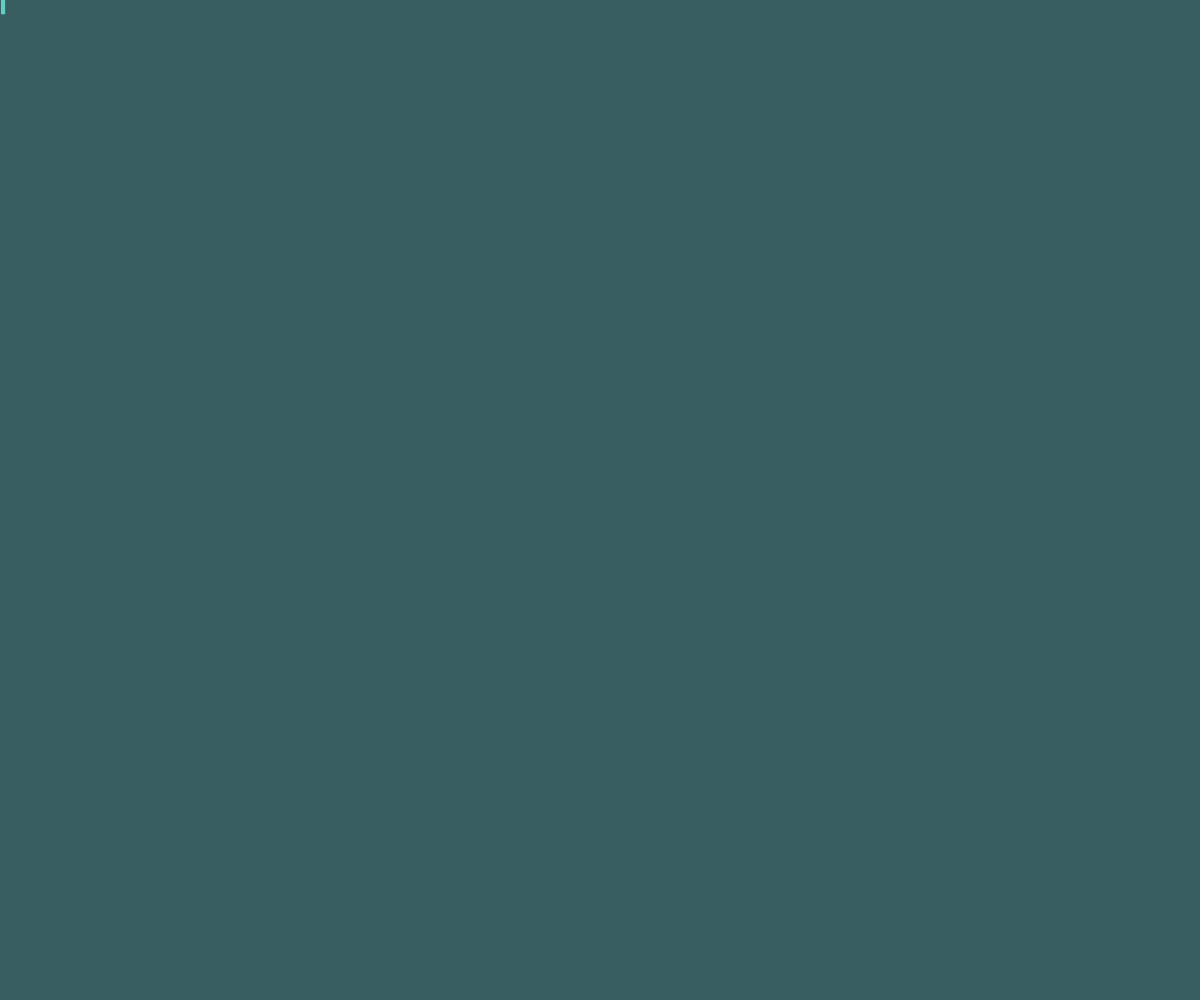
Frame 1 (no input)
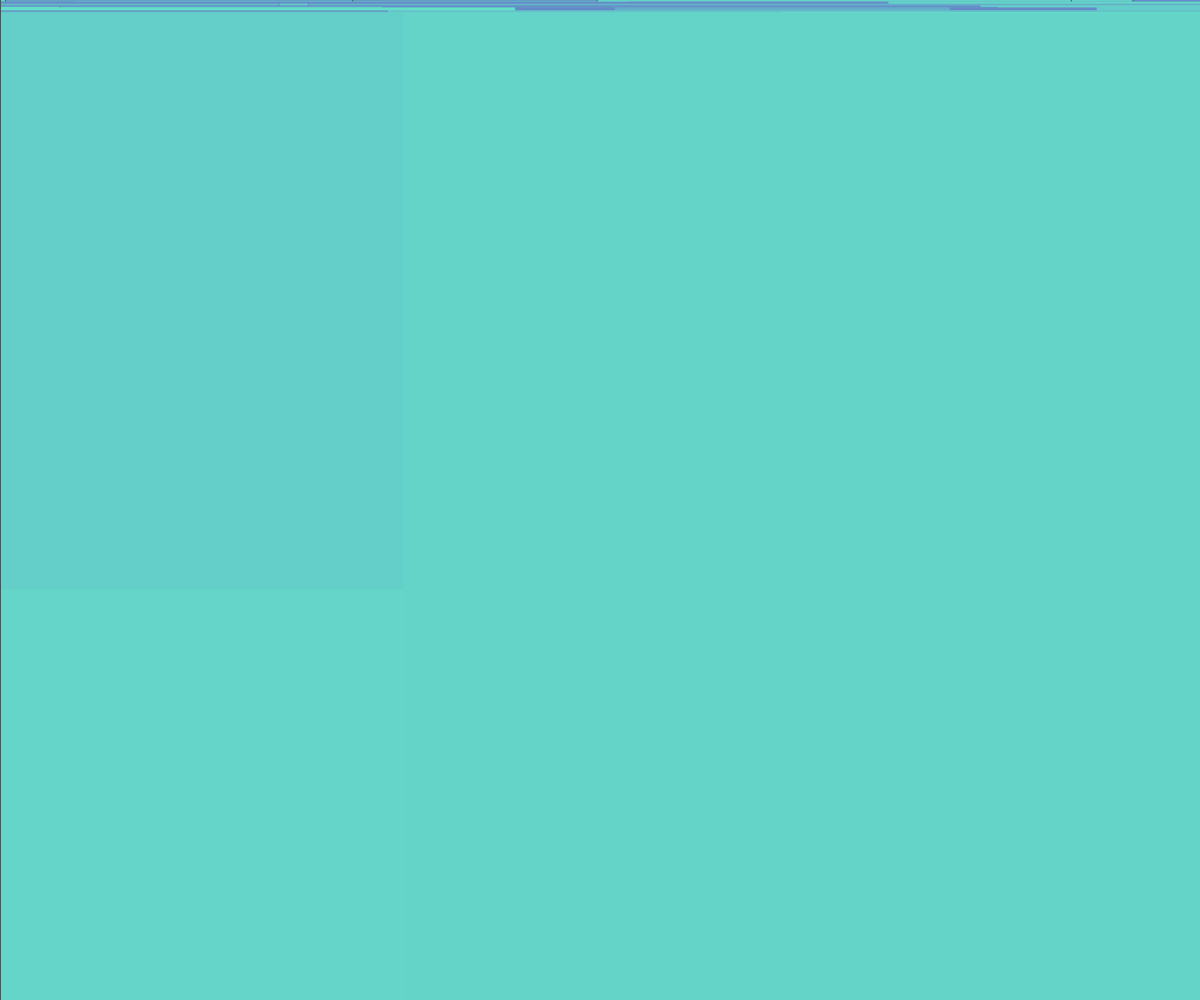
Frame 60 (no input)
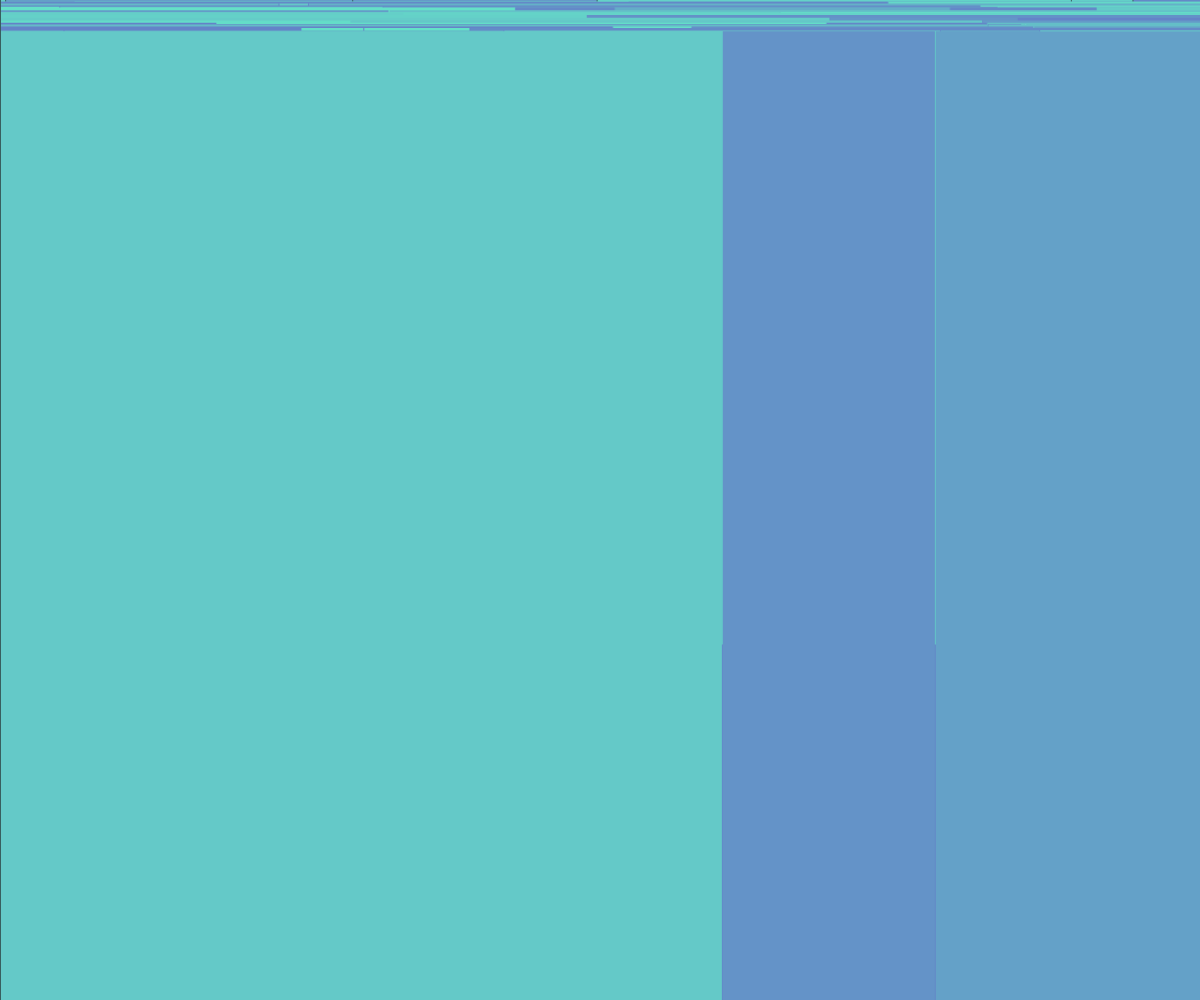
Frame 120 (the mouse pressed at the canvas centre since frame 60)

The p5.js sketch that drew these frames (run headless with seeded random() and noise() and a simulated clock; from frame 60 on, the mouse is pressed at the canvas centre):

// p5.js sketch
// ── sketch.js
function setup() {
  // put setup code here
  createCanvas(windowWidth, windowHeight);
  background(56, 94, 95);

  delay = 1;

  horizon = delay;
  vertical = 0;

  verSize = random(20);
  horSize = random(20);

  x = 0;
}

function draw() {
  noStroke();

  fill(100, random(100)+130, 200);
  rect( horizon,
        vertical,
        horSize, 
        verSize);
  
    //vertical = vertical + verSize;
    horizon = horizon + horSize;

    //verSize = random(5);
    horSize = random(1000);

    if (x > 5) {
  
      vertical = vertical + random(3);
      verSize = random(1) ;
      horizon = 0;
      x = 0;
    }

    verSize = random(1500);


  x++;
  horizon++;

  print(horSize);
}

// ── sketch_blue.js
function setup() {
  // put setup code here
  createCanvas(windowWidth, windowHeight);
  //background(56, 94, 95);

  delay = 0;

  horizon = delay;
  verticalPos = 0;

  verSize = 100;
  horSize = 100;

  x = 0;
  time = 0;
}

function draw() {
  noStroke();

  fill(200, random(100)+100, random(150));

  randomNum = round(random(2));

  switch (randomNum) {
    case 0:
      //rect( mouseX-100, mouseY-100, horSize, verSize);
    case 1:
    
      drawCircle(100, 0, 200);
      drawCircle(100, 50, 50);
      drawCircle(50, 150, 100);


      //triangle(mouseX, mouseY, mouseY, mouseX, mouseY, mouseY);
      //triangle(mouseX, mouseY, mouseX-100, mouseY+200, mouseX+100, mouseY+200);
    case 2:
      //triangle(mouseX, mouseY, mouseX, mouseX, mouseY, mouseY);
      //circle( mouseX+100, mouseY, horSize);
     // triangle(mouseX, mouseY, mouseX-sin(time)*50, mouseY+sin(time)*100, mouseX+sin(time)*50, mouseY+sin(time)*100);

  }

  time++;
}

function drawCircle(posX, posY, size) {

  
  fill(200, random(100)+100, random(150));
  circle( mouseX-posX, mouseY-posY, size);
  fill(200, random(100)+100, random(150));
  circle( mouseX-posX, mouseY-posY, size/2);
  fill(200, random(100)+100, random(150));
  circle( mouseX+posX, mouseY-posY, size);
  fill(200, random(100)+100, random(150));
  circle( mouseX+posX, mouseY-posY, size/2);


}
// ── sketch_bw.js
function setup() {
  // put setup code here
  createCanvas(windowWidth, windowHeight);
  background(0);

  delay = 1;

  horizon = delay;
  vertical = 0;

  verSize = random(20);
  horSize = random(20);

  x = 0;
}

function draw() {
  noStroke();

  fill(255);
  rect( horizon,
        vertical,
        horSize, 
        verSize);
  
    //vertical = vertical + verSize;
    horizon = horizon + horSize + 5;

    //verSize = random(5);
    horSize = random(20)+1;

    if (x > 50) {
  
      vertical = vertical + verSize + 5;
      verSize = random(15) + 1;
      horizon = 0;
      x = 0;
    }



  x++;
  horizon++;

  print(horSize);
}

// ── sketch_pf.js
function setup() {
  // put setup code here
  createCanvas(windowWidth, windowHeight);
  //background(56, 94, 95);

  delay = 0;

  horizon = delay;
  verticalPos = 0;

  verSize = 100;
  horSize = 100;

  x = 0;
  time = 0;

  mouseMove = false;
}

function draw() {

  if (!mouseMove) {
    return;
  }
  noStroke();

  fill(200, random(50)+150, random(150));

  randomNum = round(random(2));

  switch (randomNum) {
    case 0:
      //rect( mouseX-100, mouseY-100, horSize, verSize);
    case 1:
    
      drawCircle(100, 0, 200);
      drawCircle(100, 50, 50);
      drawCircle(50, 150, 100);

      fill(200, random(100)+100, random(150));


      triangle(mouseX, mouseY, mouseY, mouseX, mouseY, mouseY);
      //triangle(mouseX, mouseY, mouseX-100, mouseY+200, mouseX+100, mouseY+200);
    case 2:
  fill(200, random(100)+100, random(150));

      triangle(mouseX, mouseY, mouseX, mouseX, mouseY, mouseY);
      //circle( mouseX+100, mouseY, horSize);
     // triangle(mouseX, mouseY, mouseX-sin(time)*50, mouseY+sin(time)*100, mouseX+sin(time)*50, mouseY+sin(time)*100);

     mouseMove = false;
  }

  time++;
}

function mouseMoved() {
  mouseMove = true;
}

function drawCircle(posX, posY, size) {

  
  fill(100, random(200)+100, random(150));
  circle( mouseX-posX, mouseY-posY, size);
  fill(100, random(200)+100, random(150));
  circle( mouseX-posX, mouseY-posY, size/2);
  fill(100, random(200)+100, random(150));
  circle( mouseX+posX, mouseY-posY, size);
  fill(100, random(200)+100, random(150));
  circle( mouseX+posX, mouseY-posY, size/2);


}
// ── sketch_pf2.js
function setup() {
  // put setup code here
  createCanvas(windowWidth, windowHeight);

  backgroundColor = [106, 154, 205]
  background(backgroundColor);

  delay = 0;

  horizon = delay;
  verticalPos = 0;

  verSize = 100;
  horSize = 100;

  x = 0;
  time = 0;

  mouseMove = false;
}

function draw() {

  if (!mouseMove) {
    return;
  }
  noStroke();

  fill(200, random(50)+150, random(150));

  randomNum = round(random(2));

    if (randomNum == 0) {
      drawRect(40);
    } else if (randomNum == 1) {
      drawCircle(40);
    } else if (randomNum == 2) {
      drawTriangle(40);
    }
  
    mouseMove = false;
  time++;
}

function mouseMoved() {
  mouseMove = true;
}

function drawCircle(size) {

  posX = round(mouseX/size) * size;
  posY = round(mouseY/size) * size;
  
  fill(backgroundColor);
  //rect( posX - size/2, posY - size/2, size, size);


  padding = 5;
  
  fill(100, random(200)+100, random(150));



  circle( posX, posY, size - padding);


}

function drawRect(size) {

  posX = round(mouseX/size) * size;
  posY = round(mouseY/size) * size;
  
  fill(backgroundColor);
 // rect( posX - size/2, posY - size/2, size, size);

  fill(random(200)+100, 100, random(150));



  rect( posX - size/2, posY - size/2, size, size);
}

function drawTriangle(size){

  posX = round(mouseX/size) * size;
  posY = round(mouseY/size) * size;

  fill(backgroundColor);
 // rect( posX - size/2, posY - size/2, size, size);


  fill(random(150), 100, random(200)+100);
  

  
    triangle(posX, posY - size/2, posX-size/2, posY + size/2, posX+size/2, posY + size/2);

}

function backgroundOfObject(size){

}
// ── sketch_pf3.js
function setup() {
  // put setup code here
  createCanvas(windowWidth, windowHeight);

  backgroundColor = [20, 20, 20]
  background(backgroundColor);

  delay = 0;

  horizon = delay;
  verticalPos = 0;

  verSize = 100;
  horSize = 100;

  x = 0;
  time = 0;

  mouseMove = false;
  padding = 0;

  fillColor = [255,255, 255];

  objectSize = 60;

  frameRate(24);
}

function draw() {


  if (!mouseMove) {
    return;
  }
  noStroke();

  fill(200, random(50)+150, random(150));

  randomNum = round(random(3));

  if (round(random(5)) == 5) {
    fillColor = [round(random(255)), round(random(255)), round(random(255))]
  }

    if (randomNum == 0) {
      drawRect(objectSize);
    } else if (randomNum == 1) {
      drawCircle(objectSize);
    } else if (randomNum == 2) {
      drawTriangle(objectSize);
    } else if (randomNum == 3){
      drawReverseTriangle(objectSize);
    }
  
    mouseMove = false;
  time++;
}

function mouseMoved() {
  mouseMove = true;
}

function drawCircle(size) {

  posX = round(mouseX/size) * size;
  posY = round(mouseY/size) * size;
  
  fill(backgroundColor);
  //rect( posX - size/2, posY - size/2, size, size);
  
  fill(fillColor);



  circle( posX, posY, size - padding);

  fillColor = [255,255, 255];


}

function drawRect(size) {

  posX = round(mouseX/size) * size;
  posY = round(mouseY/size) * size;
  
  fill(backgroundColor);
 // rect( posX - size/2, posY - size/2, size, size);

  fill(fillColor);



  rect( posX - size/2 + padding/2, posY - size/2 + padding/2, size - padding, size - padding);
}

function drawTriangle(size){

  posX = round(mouseX/size) * size;
  posY = round(mouseY/size) * size;

  fill(backgroundColor);
 // rect( posX - size/2, posY - size/2, size, size);


  fill(fillColor);
  

    triangle( posX, posY - size/2 + padding + 1,
              posX-size/2 + padding + 1, posY + size/2 - padding,
              posX+size/2 - padding - 1, posY + size/2 - padding);
  
    //triangle(posX, posY - size/2 + padding + 1, posX-size/2, posY + size/2, posX+size/2, posY + size/2);

}

function drawReverseTriangle(size){

  posX = round(mouseX/size) * size;
  posY = round(mouseY/size) * size;

  fill(backgroundColor);
 // rect( posX - size/2, posY - size/2, size, size);


  fill(fillColor);
  

    triangle( posX, posY - size/2 + padding + 1 + size,
              posX-size/2 + padding + 1, posY + size/2 - padding - size,
              posX+size/2 - padding - 1, posY + size/2 - padding - size);
  
    //triangle(posX, posY - size/2 + padding + 1, posX-size/2, posY + size/2, posX+size/2, posY + size/2);

}

function mouseClicked() {
  objectSize -= objectSize/10;
}

function spanPixel(){
  rect( random(round(windowWidth)), random(round(windowHeight)), 1, 1);
  rect( random(round(windowWidth)), random(round(windowHeight)), 1, 1);

  rect( random(round(windowWidth)), random(round(windowHeight)), 1, 1);
  rect( random(round(windowWidth)), random(round(windowHeight)), 1, 1);
  rect( random(round(windowWidth)), random(round(windowHeight)), 1, 1);
  rect( random(round(windowWidth)), random(round(windowHeight)), 1, 1);
  rect( random(round(windowWidth)), random(round(windowHeight)), 1, 1);
  rect( random(round(windowWidth)), random(round(windowHeight)), 1, 1)
 

}
// ── sketch_pink.js
function setup() {
  // put setup code here
  createCanvas(windowWidth, windowHeight);
  background(56, 94, 95);

  delay = 1;

  horizon = delay;
  vertical = 0;

  verSize = random(20);
  horSize = random(20);

  x = 0;
}

function draw() {
  noStroke();

  fill(255, random(150)+100, 200);
  rect( horizon,
        vertical,
        horSize, 
        verSize);
  
    //vertical = vertical + verSize;
    horizon = horizon + horSize + 2;

    //verSize = random(5);
    horSize = random(20)+1;

    if (x > 50) {
  
      vertical = vertical + verSize + 1;
      verSize = random(15) + 1;
      horizon = 0;
      x = 0;
    }



  x++;
  horizon++;

  print(horSize);
}
